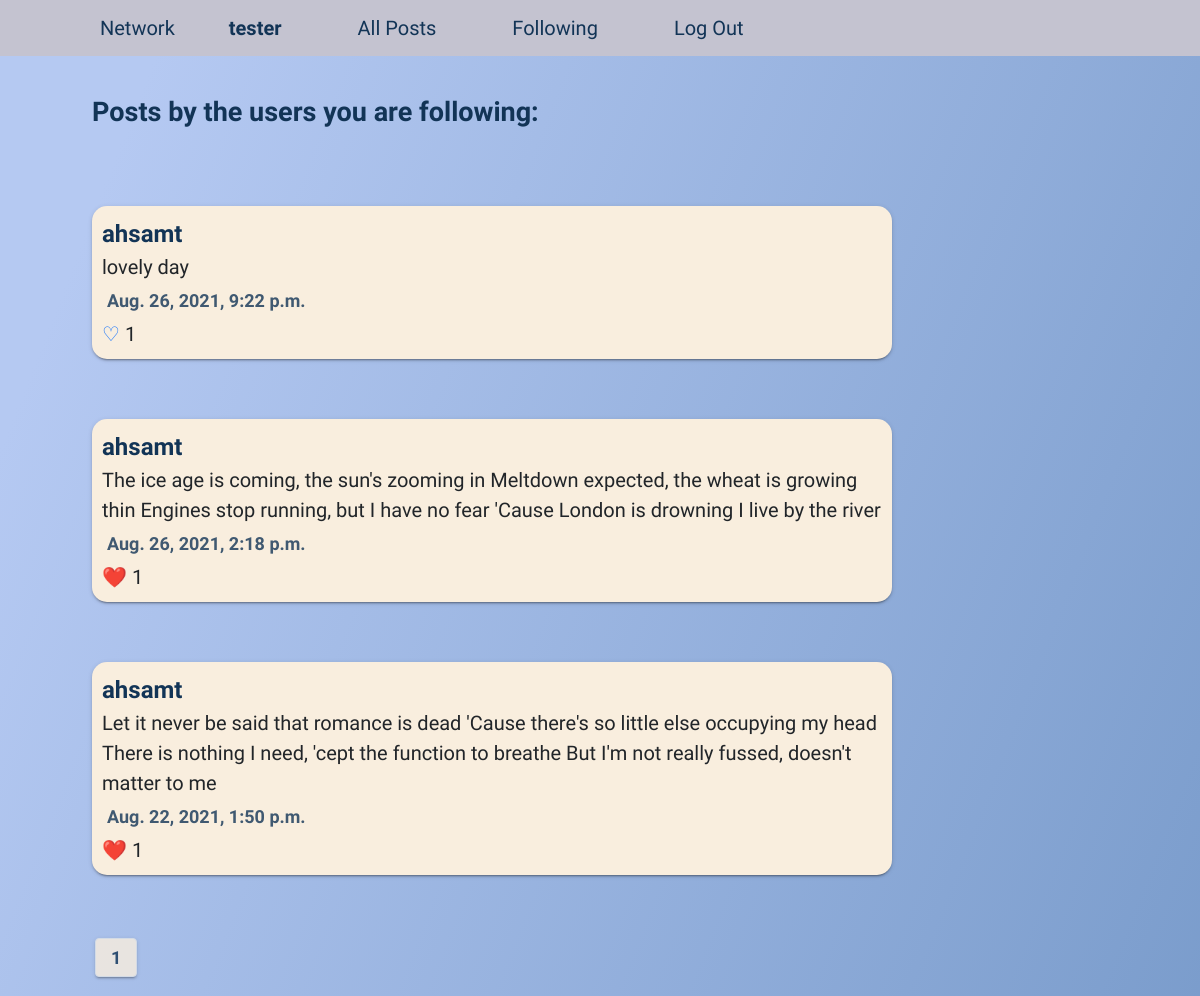
The app's page /following (signed in) with its own data.
### network/models.py (models this page shows, shortened)
class User(AbstractUser):
    pass

class Post(models.Model):
    content = models.TextField(max_length = 500, blank = False)
    date = models.DateTimeField(default = timezone.now)
    author = models.ForeignKey(User, on_delete = models.CASCADE, null = True, related_name="posts")
    likedBy = models.ManyToManyField(User, blank = True, related_name = "likers")

### network/views.py (the view)
# urls.py: path("following", views.following, name = "following"),
@login_required
def following(request):
    posts = []
    followedUsers = [f.followedUser for f in request.user.following.all()]
    for followedUser in followedUsers:
        for post in followedUser.posts.all():
            posts.append(post)
    posts = sort_by_date_reverse(posts)
    paginator = Paginator(posts,10)
    page_number = request.GET.get('page')
    page_obj = paginator.get_page(page_number)
    return render(request, "network/following.html", {"posts":page_obj})

### network/utils.py (called while the page is built)
def sort_by_date_reverse(posts):
    posts = sorted(posts, key = lambda p: (p.date), reverse = True)
    return posts

### network/templates/network/following.html
{% extends "network/layout.html" %} {% block body %}
<h2>Posts by the users you are following:</h2>
<br />
{% if posts %}
{% include "network/posts.html" with posts=posts %}
{% include "network/pagination.html" with posts=posts %}
{% else %}
<p>Sorry, it looks like you are not following any users!</p>
{% endif %}
{% endblock %}

### network/templates/network/layout.html (shortened to what this page needs)
{% load static %}
<!DOCTYPE html>
<html lang="en">
  <head>
    <link
      href="https://cdn.jsdelivr.net/npm/bootstrap@5.1.0/dist/css/bootstrap.min.css"
      rel="stylesheet"
    />
    <link href="{% static 'network/styles.css' %}" rel="stylesheet" />
  </head>
  <body>
    <div class="navigation">
      <nav class="navbar navbar-expand-lg">
        <a class="navbar-brand" href="{% url 'index' %}">Network</a>
        <div>
          <ul class="navbar-nav mr-auto">
            {% if user.is_authenticated %}
            <li class="nav-item">
              <a class="nav-link" href="/{{ user.username }}"><strong id="userID">{{ user.username }}</strong></a>
            </li>
            {% endif %}
            <li class="nav-item">
              <a class="nav-link" href="{% url 'index' %}">All Posts</a>
            </li>
            {% if user.is_authenticated %}
            <li class="nav-item">
              <a class="nav-link" href="{% url 'following' %}">Following</a>
            </li>
            <li class="nav-item">
              <a class="nav-link" href="{% url 'logout' %}">Log Out</a>
            </li>
            {% endif %}
          </ul>
        </div>
      </nav>
    </div>
    <div class="container">
      <div class="body">{% block body %} {% endblock %}</div>
    </div>
  </body>
</html>

### network/templates/network/posts.html (shortened to what this page needs)
{% for post in posts %}
<div class="post-section" id="postBlock{{ post.id }}">
  <a class="author" href="/{{ post.author }}">{{ post.author }}</a>
  <div id="postContent{{ post.id }}">{{ post.content }}</div>
  <div class="date">{{ post.date }}</div>
  {% if user.is_authenticated %} {% if user in post.likedBy.all %}
  <a href="/" class="like" data-postId="{{ post.id }}">❤️</a>
  {% else %}
  <a href="/" class="like" data-postId="{{ post.id }}">♡</a>
  {% endif %} {% else %}
  <a href="/" class="loginToLike">♡</a>
  {% endif %}
  <span class="num-likes" id="postLikes{{ post.id }}"> {{ post.likedBy.all|length }}</span>
</div>
<br />
<br />
{% endfor %}

### network/static/network/styles.css (style rules this page uses)
:root { --background-gradient: linear-gradient(111.5deg, rgb(181, 201, 242) 11.1%, rgb(118, 153, 201) 107.5%); --grey-navbar-color: #c4c3d0; --headings-color: #123456; --red-text-color: #f21909; }
body { background: var(--background-gradient); font-family: "Kalam", cursive; font-size: 20px; }
h1, h2 { padding: 40px 0; color: var(--headings-color); font-weight: bold; }
h2 { font-size: 27px; font-weight: bolder; }
a { text-decoration: none; }
.container { margin-left: 80px; }
.navbar { background: var(--grey-navbar-color); padding: 5px 15px 5px 100px; }
.navbar-brand, .nav-link { color: var(--headings-color); }
.nav-link { margin: 0px 30px; }
.post-section { width: 800px; background-color: #f9eede; padding: 10px; border-radius: 15px; box-shadow: 0 2px 2px 0 rgba(0, 0, 0, 0.14), 0 1px 5px 0 rgba(0, 0, 0, 0.12), 0 3px 1px -2px rgba(0, 0, 0, 0.2); }
.author { color: var(--headings-color); font-size: 24px; font-weight: bold; transition: ease-in-out 200ms; }
.date { margin: 5px; font-size: 18px; opacity: 0.8; font-weight: bolder; color: var(--headings-color); }

### records on screen
User: username "tester"
Post: author "ahsamt", content "lovely day", date "Aug. 26, 2021, 9:22 p.m.", likedBy.all|length "1"
Post: author "ahsamt", content "The ice age is coming, the sun's zooming in Meltdown expected, the wheat is growing thin Engines stop running, but I have no fear 'Cause London is drowning I live by the river", date "Aug. 26, 2021, 2:18 p.m.", likedBy.all|length "1"
Post: author "ahsamt", content "Let it never be said that romance is dead 'Cause there's so little else occupying my head There is nothing I need, 'cept the function to breathe But I'm not really fussed, doesn't matter to me", date "Aug. 22, 2021, 1:50 p.m.", likedBy.all|length "1"

### other values on screen
{{ posts.number }} "1"
